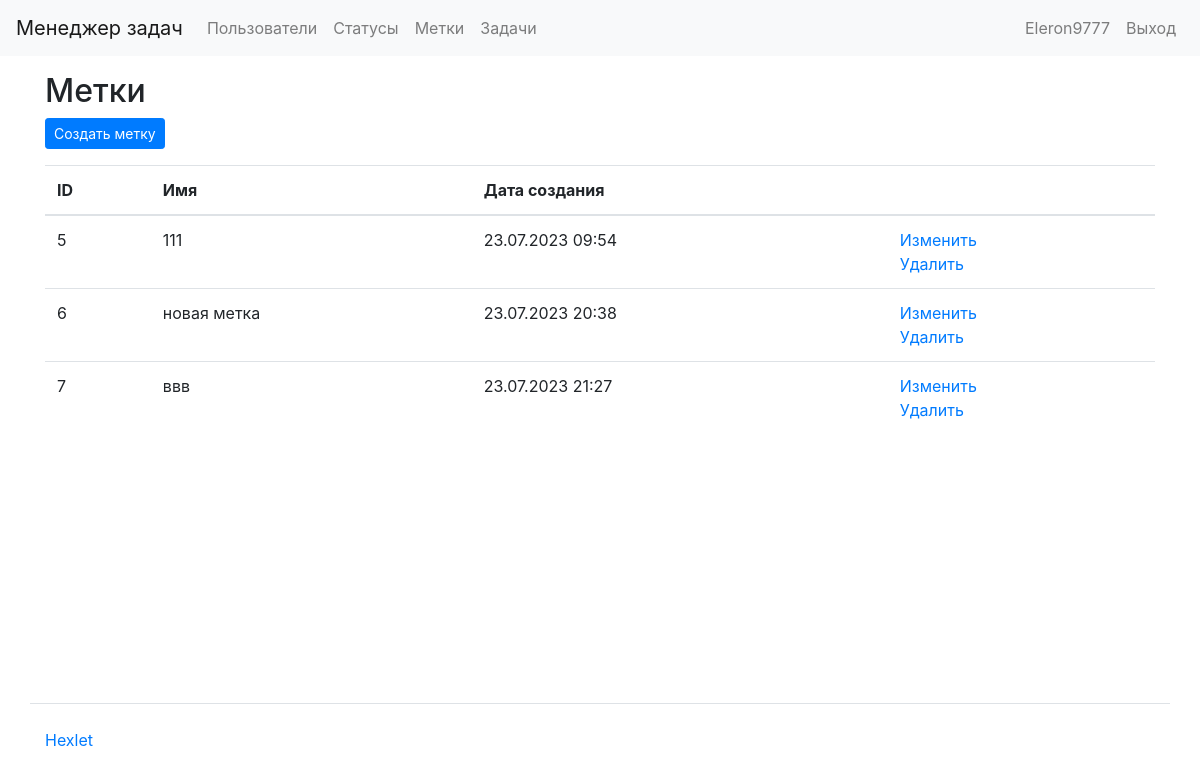
Screenshot of /labels/ (signed in) with the database file from the repository.
### task_manager/users/models.py (models this page shows)
class User(AbstractUser):
    def get_absolute_url(self):
        return reverse('users:user_list')
    def __str__(self):
        return self.get_full_name()

### task_manager/labels/models.py (models this page shows, shortened)
class Labels(models.Model):
    name = models.CharField(gettext_lazy('Name'), max_length=100)
    created_date = models.DateTimeField(auto_now_add=True)
    class Meta:
        app_label = 'status'

### task_manager/labels/views.py (the view)
# urls.py: path('labels/', gey_all_labels, name='label'),
@login_required
def gey_all_labels(request):
    label = Labels.objects.all()
    return render(request, 'labels/label.html', {'Labels': label})

### task_manager/templates/labels/label.html (shortened to what this page needs)
{% extends "base.html" %}
{% load i18n %}
{% block content %}
  <h2>{% trans "Labels" %}</h2>
  <div class="mb-3">
    <a href="{% url 'create_label' %}" class="btn btn-primary btn-sm">{% trans "Create label" %}</a>
  </div>
  <table class="table">
    <thead>
      <tr>
        <th scope="col">{% trans "id" %}</th>
        <th scope="col">{% trans "Name" %}</th>
        <th scope="col">{% trans "Creation date" %}</th>
        <th scope="col"></th>
      </tr>
    </thead>
    <tbody>
      {% for label in Labels %}
      <tr>
        <td>{{ label.id }}</td>
        <td>{{ label.name }}</td>
        <td>{{ label.created_date|date:"d.m.Y H:i"  }}</td>
        <td>
          <a href="{% url 'edit_label' label.id %}">{% trans "Edit" %}</a>
          <br>
          <a href="{% url 'delete_label' label.id %}">{% trans "Delete" %}</a>
        </td>
      </tr>
      {% endfor %}
    </tbody>
  </table>
{% endblock %}

### task_manager/templates/header.html (shortened to what this page needs)
{% load i18n %}
<nav class="navbar navbar-expand-lg navbar-light bg-light mb-3">
  <a class="navbar-brand" href="/">{% block navbar_brand %}{% trans "Task Manager" %}{% endblock %}</a>
  <div class="collapse navbar-collapse" id="navbarToggleExternalContent">
    <ul class="navbar-nav mr-auto">
      <li class="nav-item">
        <a class="nav-link" href="/users/">{% block navlink1 %}{% trans "Users" %}{% endblock %}</a>
      </li>
      {% if user.is_authenticated %}
        <li class="nav-item">
          <a class="nav-link" href="/statuses/">{% trans "Statuses" %}</a>
        </li>
        <li class="nav-item">
          <a class="nav-link" href="/labels/">{% trans "Labels" %}</a>
        </li>
        <li class="nav-item">
          <a class="nav-link" href="/tasks/">{% trans "Tasks" %}</a>
        </li>
      {% endif %}
    </ul>
    <ul class="navbar-nav">
      {% if user.is_authenticated %}
        <li class="nav-item">
          <span class="navbar-text mr-2">{{ user.username }}</span>
        </li>
        <li class="nav-item">
          <a class="nav-link" href="{% url 'logout' %}">{% trans "Logout" %}</a>
        </li>
      {% endif %}
    </ul>
  </div>
</nav>

### rows the page displays
User: username "Eleron9777"
Labels: id "5", name "111", created_date "23.07.2023 09:54"
Labels: id "6", name "новая метка", created_date "23.07.2023 20:38"
Labels: id "7", name "ввв", created_date "23.07.2023 21:27"
